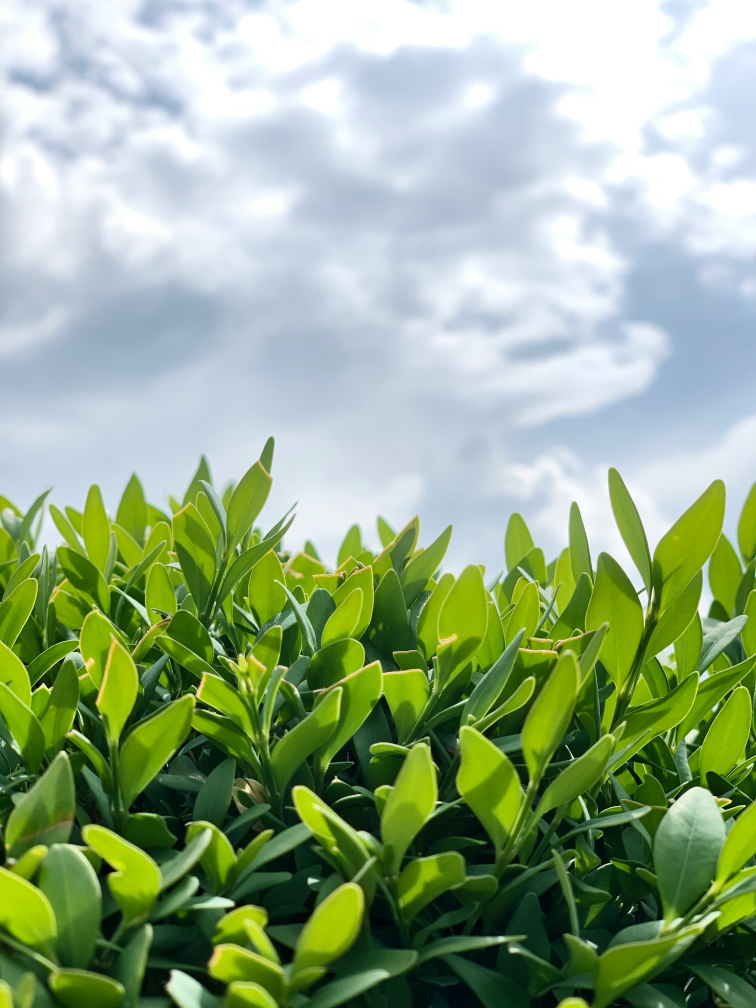
#> input picture tea_care/images/anatoly-najmitenko--yGFRuBHKVw-unsplash.jpg, 3024 x 4032 px (shown at 1/4 size); its folder holds only this picture in this run
$ python -i Split2.py   (imports and definitions only)
#> lines starting #> are read from the running program, lines starting #| are printed output that depends on the picture
import os
import shutil
import random
from PIL import Image, ImageOps

# Paths
input_dir = r"D:\Research\5 Preprocessed\Output_Cropped2"
output_dir = r"D:\Research\5 Preprocessed\Leaf_Disease_Dataset6"

# Split ratios
train_ratio = 0.8
test_ratio = 0.1
val_ratio = 0.1

# Create output folder structure
# [2 lines not run here, left out]

# Get all class folders
# [1 line that did not run here, left out]

# Find largest class size (target for augmentation)
# [1 line that did not run here, left out]
# [1 line not run here, left out]

def augment_image(image):
    """Apply a random augmentation to the image"""
    choice = random.choice(["flip", "rotate90", "rotate180", "rotate270"])
    if choice == "flip":
        return ImageOps.mirror(image)  # Horizontal flip
    elif choice == "rotate90":
        return image.rotate(90, expand=True)
    elif choice == "rotate180":
        return image.rotate(180, expand=True)
    elif choice == "rotate270":
        return image.rotate(270, expand=True)
    return image

# [36 lines not run here, left out]

>>> from PIL import Image
>>> picture = Image.open('tea_care/images/anatoly-najmitenko--yGFRuBHKVw-unsplash.jpg')
#> picture is the input picture: PIL image 3024x4032 RGB; mean R, G, B 148.1, 170.6, 135.8
>>> result = augment_image(picture)
#> in augment_image, `return image.rotate(270, expand=True)`:
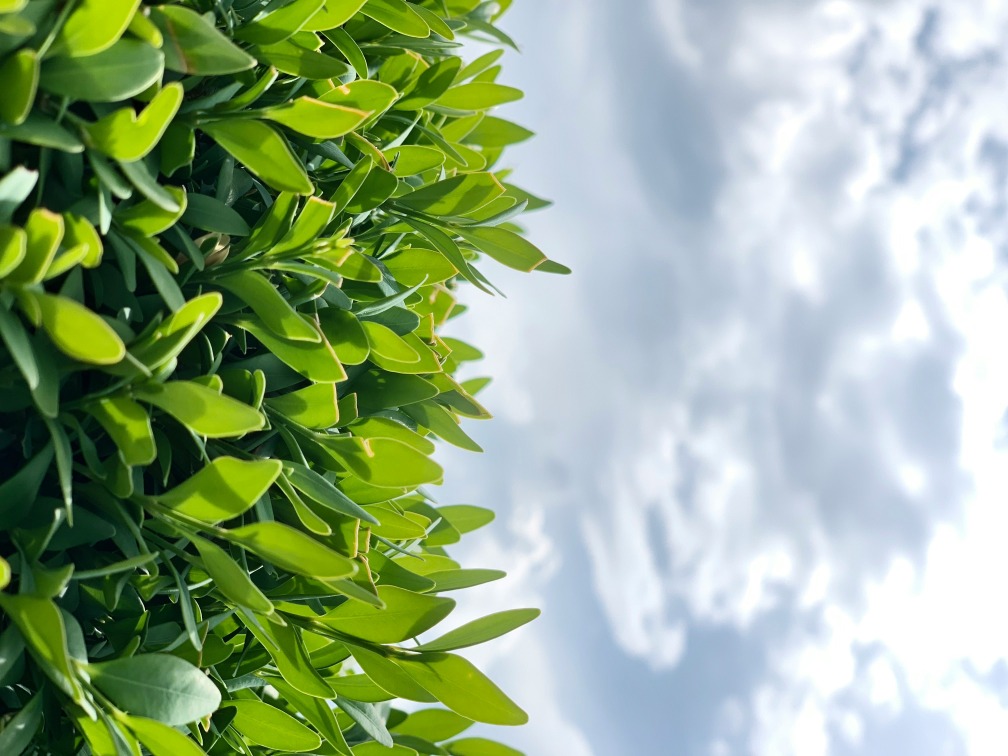
#> returned value: PIL image 4032x3024 RGB (shown at 1/4 size); mean R, G, B 148.1, 170.6, 135.8
